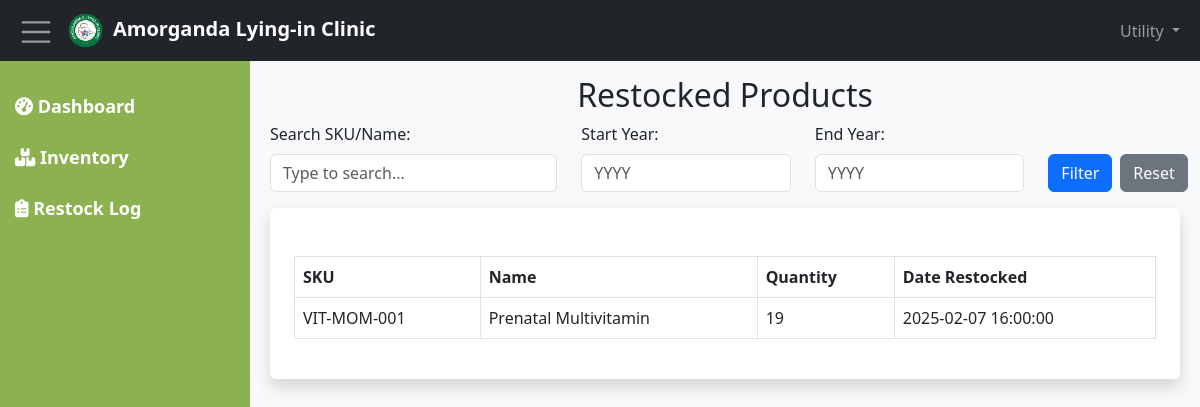
The page /utility_restock-log.php (signed in) on the database as committed earlier.
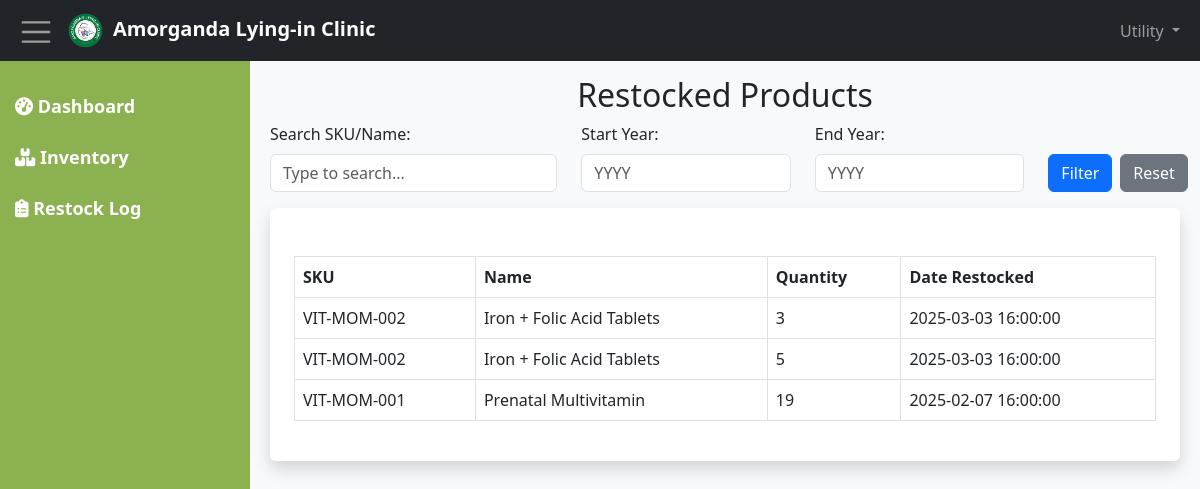
The same page on the database as committed later.
### tables this page shows
CREATE TABLE `restock` (
  `id` int(11) NOT NULL,
  `product_id` int(11) NOT NULL,
  `quantity` int(11) NOT NULL,
  `date_restocked` timestamp NOT NULL DEFAULT current_timestamp()
);

CREATE TABLE `products` (
  `product_id` int(11) NOT NULL,
  `sku` varchar(50) NOT NULL,
  `name` varchar(255) NOT NULL,
  `quantity` int(11) NOT NULL,
  `price` int(10) NOT NULL,
  `expiration` int(10) NOT NULL,
  `status` enum('Active','Archived','','') NOT NULL
);

### utility_restock-log.php (the view, shortened to what this page needs)
<?php
    include 'db.php';
    $username = $_SESSION['username'];
    $search = isset($_GET['search']) ? trim($_GET['search']) : '';
    $startYear = isset($_GET['startYear']) ? (int)$_GET['startYear'] : null;
    $endYear = isset($_GET['endYear']) ? (int)$_GET['endYear'] : null;
    $sql = "SELECT r.product_id, p.sku, p.name, r.quantity, r.date_restocked
            FROM restock r
            JOIN products p ON r.product_id = p.product_id
            WHERE 1=1";
    $sql .= " ORDER BY r.date_restocked DESC";
    $stmt = $conn->prepare($sql);
    $stmt->execute();
    $result = $stmt->get_result();
    $restockedProducts = [];
    if ($result) {
        while ($row = $result->fetch_assoc()) {
            $restockedProducts[] = $row;
        }
    }
?>
<!DOCTYPE html>
<html lang="en">
<head>
    <link href="https://cdn.jsdelivr.net/npm/bootstrap@5.3.0-alpha1/dist/css/bootstrap.min.css" rel="stylesheet">
    <link rel="stylesheet" href="https://cdnjs.cloudflare.com/ajax/libs/font-awesome/6.4.2/css/all.min.css">
</head>
<body>
    <nav class="navbar navbar-expand-lg navbar-dark bg-dark fixed-top">
        <div class="container-fluid">
            <button class="toggle-btn" id="sidebarToggle">
                <span class="navbar-toggler-icon"></span>
            </button>
            <a class="navbar-brand ms-2" href="#"><img src="Images\amorganda logo.png" alt="Logo" style="width: 35px; height: 35px; border-radius: 50%; margin-right: 10px;">Amorganda Lying-in Clinic</a>
            <ul class="navbar-nav ms-auto">
                <li class="nav-item dropdown">
                    <a class="nav-link dropdown-toggle" href="#" id="profileDropdown" role="button" data-bs-toggle="dropdown" aria-expanded="false">
                        <span class="ms-2"><?php echo htmlspecialchars($username); ?></span>
                    </a>
                </li>
            </ul>
        </div>
    </nav>
    <div class="sidebar" id="sidebar">
        <ul class="nav flex-column">
            <li class="nav-item">
                <a class="nav-link" href="utility_dashboard.php">
                    <i class="fas fa-tachometer-alt"></i> Dashboard
                </a>
            </li>
            <li class="nav-item">
                <a class="nav-link" href="utility_inventory.php">
                    <i class="fa-solid fa-boxes"></i> Inventory
                </a>
            </li>
            <li class="nav-item">
                <a class="nav-link" href="utility_restock-log.php">
                    <i class="fa-solid fa-clipboard-list"></i> Restock Log
                </a>
            </li>
        </ul>
    </div>
    <div class="main-content" id="mainContent">
        <h2 class="text-center">Restocked Products</h2>
        <form method="GET" class="mb-3">
            <div class="row mb-3">
                <div class="col-md-4">
                    <label for="search" class="form-label">Search SKU/Name:</label>
                    <input type="text" id="search" name="search" class="form-control"
                            value="<?= htmlspecialchars($search) ?>"
                            placeholder="Type to search...">
                </div>
                <div class="col-md-3">
                    <label for="startYear" class="form-label">Start Year:</label>
                    <input type="number" id="startYear" name="startYear" class="form-control"
                            value="<?= $startYear ? $startYear : '' ?>"
                            placeholder="YYYY" min="2000" max="2100">
                </div>
                <div class="col-md-3">
                    <label for="endYear" class="form-label">End Year:</label>
                    <input type="number" id="endYear" name="endYear" class="form-control"
                            value="<?= $endYear ? $endYear : '' ?>"
                            placeholder="YYYY" min="2000" max="2100">
                </div>
                <div class="col-md-2 d-flex align-items-end">
                    <button type="submit" class="btn btn-primary">Filter</button>
                    <a href="restocked_products.php" class="btn btn-secondary ms-2">Reset</a>
                </div>
            </div>
        </form>
        <div class="p-4 bg-white rounded shadow">
            <div class="table-responsive">
                <table class="table table-bordered mt-4">
                    <thead>
                        <tr>
                            <th>SKU</th>
                            <th>Name</th>
                            <th>Quantity</th>
                            <th>Date Restocked</th>
                        </tr>
                    </thead>
                    <tbody>
                        <?php if (!empty($restockedProducts)) {
                            foreach ($restockedProducts as $product) {
                                echo "<tr>
                                        <td>{$product['sku']}</td>
                                        <td>{$product['name']}</td>
                                        <td>{$product['quantity']}</td>
                                        <td>{$product['date_restocked']}</td>
                                    </tr>";
                            }
                        } else {
                            echo "<tr><td colspan='4' class='text-center'>No restocked products found.</td></tr>";
                        } ?>
                    </tbody>
                </table>
            </div>
        </div>
    </div>
</body>
</html>

### utility_restock-log.php (style rules this page uses)
body { background-color: #f8f9fa; }
.sidebar { height: 100vh; width: 250px; position: fixed; top: 60.9px; left: -250px; background-color: #8CB150; padding-top: 20px; overflow-y: auto; transition: left 0.3s ease; z-index: 1040; }
.sidebar .nav-link { color: #ffffff; font-size: 18px; font-weight: bold; padding: 12px 15px; }
.main-content { padding: 20px; margin-top: 56px; transition: margin-left 0.3s ease; }
@media (min-width: 992px) { .sidebar { left: 0; } }
@media (min-width: 992px) { .main-content { margin-left: 250px; } }
.toggle-btn { border: none; background: transparent; color: white; font-size: 1.5rem; cursor: pointer; }
.navbar-brand { font-size: 20px; font-weight: bold; }
.table-responsive { max-height: 550px; overflow-y: auto; overflow-x: auto; width: 100%; }

Rows that differ between the two databases and show on the page:
added restock: product.sku "VIT-MOM-002", product.name "Iron + Folic Acid Tablets", quantity "3", date_restocked "2025-03-03 16:00:00"
added restock: product.sku "VIT-MOM-002", product.name "Iron + Folic Acid Tablets", quantity "5", date_restocked "2025-03-03 16:00:00"
